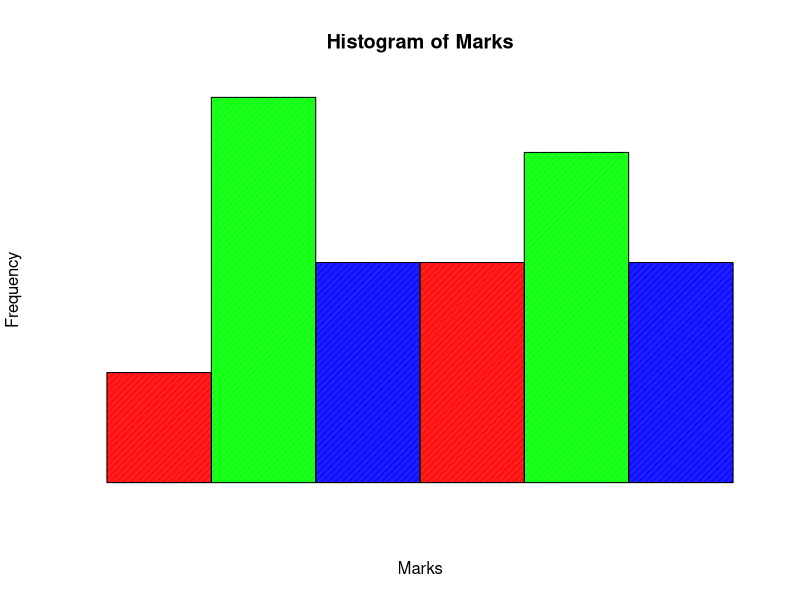

Generate this figure with R:
## Assignment

data = read.csv("Dataset.csv")

hist(data$Marks,
     main="Histogram of Marks",
     col=rainbow(3),
     xlab="Marks",
     border='black',
     density=120,
     axes=FALSE
     )
